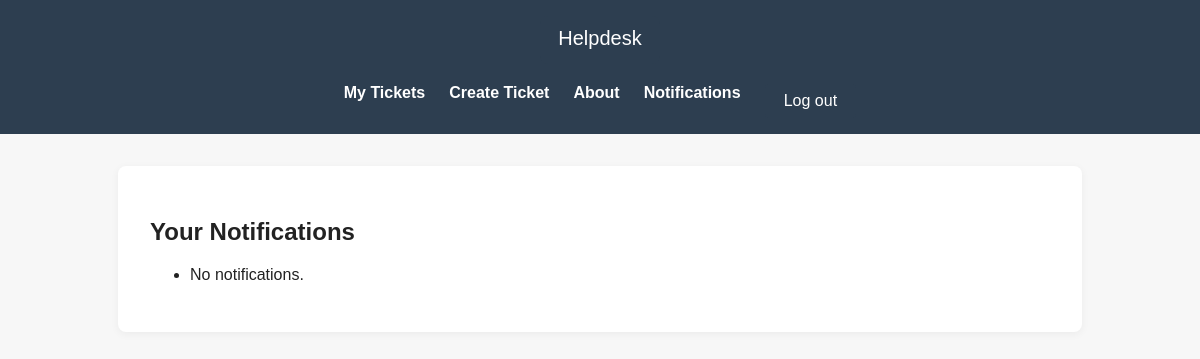
Page /tickets/notifications/ (signed in) on the earlier database version.
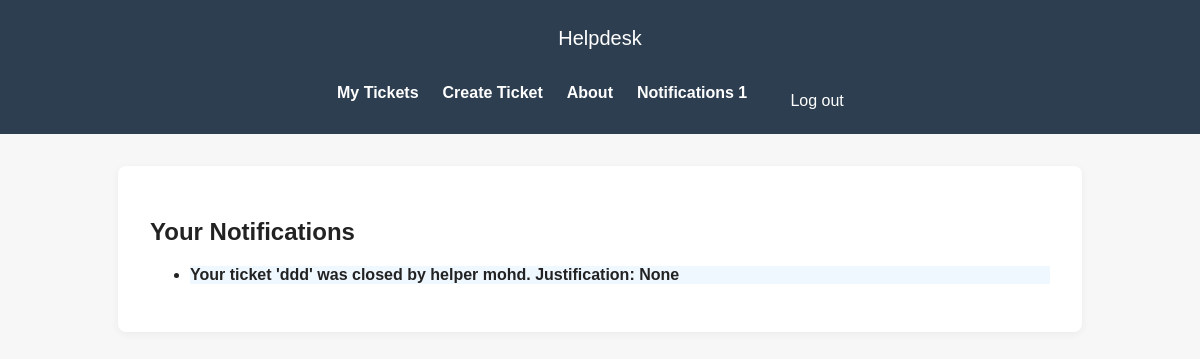
Same page on the later database version.
### tickets/models.py (models this page shows, shortened)
class Notification(models.Model):
    user = models.ForeignKey(settings.AUTH_USER_MODEL, on_delete=models.CASCADE, related_name='notifications')
    message = models.TextField()
    is_read = models.BooleanField(default=False)
    created_at = models.DateTimeField(auto_now_add=True)

### tickets/views.py (the view)
# urls.py: path('notifications/', views.notifications, name='notifications'),
@login_required
def notifications(request):
    unread_count = request.user.notifications.filter(is_read=False).count()
    return render(request, 'tickets/notifications.html', {'unread_count': unread_count})

### tickets/templates/tickets/notifications.html (shortened to what this page needs)
{% extends 'tickets/base.html' %}
{% block content %}
<h2>Your Notifications</h2>
<ul>
  {% for notification in user.notifications.all %}
    <li{% if not notification.is_read %} class="unread"{% endif %}>{{ notification.message }}</li>
  {% empty %}
    <li>No notifications.</li>
  {% endfor %}
</ul>
{% endblock %}

Differences in the rows shown:
added Notification: message "Your ticket 'ddd' was closed by helper mohd. Justification: None"
Other differences:
{{ unread_count }}: (not shown) → "1"
text no longer shown: "No notifications."
